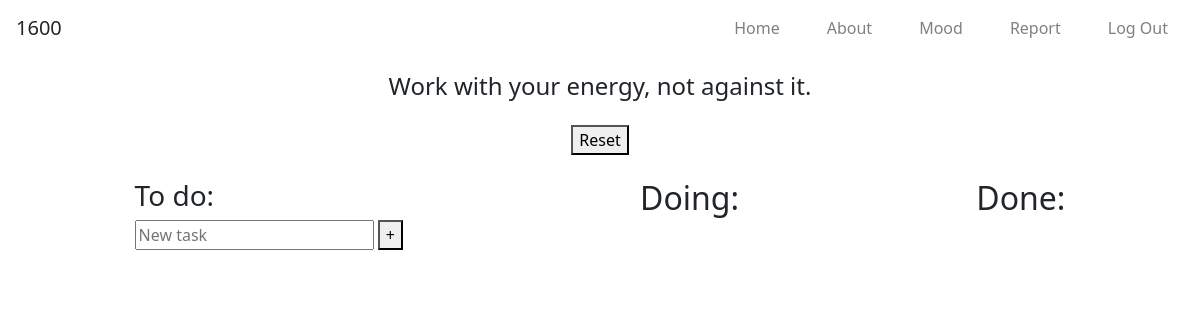
Page / (signed in) on the earlier database version.
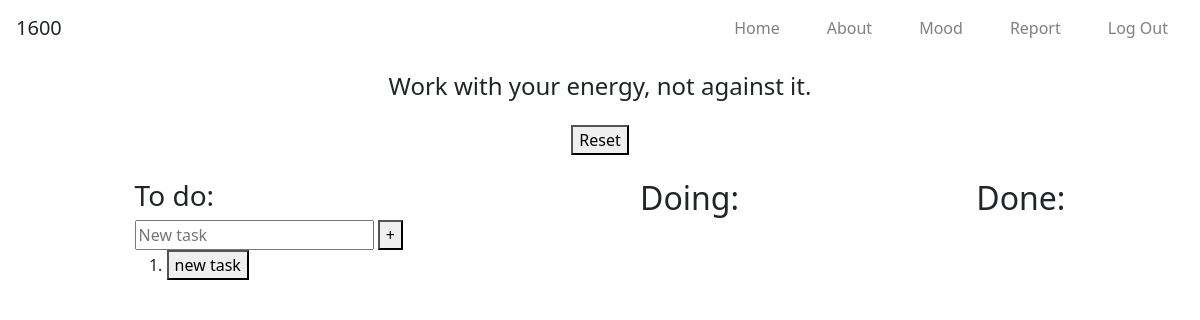
Same page on the later database version.
### tables this page shows
CREATE TABLE users
                (id INTEGER PRIMARY KEY AUTOINCREMENT,
                points INTEGER DEFAULT 0,
                username TEXT UNIQUE NOT NULL,
                password TEXT NOT NULL);

CREATE TABLE tasks
                (id INTEGER PRIMARY KEY AUTOINCREMENT,
                status TEXT NOT NULL,
                timestamp DATETIME DEFAULT CURRENT_TIMESTAMP,
                task TEXT NOT NULL,
                user_id INTEGER REFERENCES users(id));

### app.py (the view, shortened to what this page needs)
@app.route("/", methods=["GET", "POST"])
@login_required
def index():
    if request.method == "GET":
        conn = get_db()
        cursor = conn.cursor()
        cursor.execute("SELECT task FROM tasks WHERE status = 'to do' AND user_id = ?", (session["user_id"], ))
        tasks = cursor.fetchall()
        cursor.execute("SELECT task FROM tasks WHERE status = 'doing' AND user_id = ?", (session["user_id"], ))
        doing = cursor.fetchall()
        cursor.execute("SELECT task FROM tasks WHERE status = 'done' AND user_id = ?", (session["user_id"], ))
        done = cursor.fetchall()
        cursor.execute("SELECT quote FROM quotes ORDER BY RANDOM() LIMIT 1")
        quote = cursor.fetchone()[0]
        conn.commit()
        conn.close()
        return render_template("index.html", tasks=tasks, doing=doing, done=done, quote=quote )

### app.py (called while the page is built)
def login_required(f):
    @wraps(f)
    def wrapper(*args, **kwargs):
        if session.get("user_id") is None:
            return redirect("/login")
        return f(*args, **kwargs)
    return wrapper

def get_db():
    return sqlite3.connect('database.db')

def get_points():
    conn = get_db()
    cursor = conn.cursor()
    cursor.execute("SELECT points FROM users WHERE id = ?", (session["user_id"], ))
    row = cursor.fetchone()
    if row is None:
        return 0
    return row[0]

@app.context_processor
def inject_points():
    if "user_id" in session:
        points = get_points()
    else:
        points = 0
    return dict(points=points)

### templates/index.html (shortened to what this page needs)
{% extends "layout.html" %}
{% block main %}
<div id="quote">
     <h4> {{ quote }} </h4>
</div>
<form id="reset" action="/" method="post">
  <button name="reset" type="submit" value="1"> Reset </button>
</form>
<div id="tasks">
    <div>
      <h3> To do: </h3>
      <form action="/" method="post">
        <input autocomplete="off" autofocus type="text" name="task" placeholder="New task">
        <button type="submit">+</button>
      </form>
      <form action="/" method="post">
        <ol id="to_do">
          {% for task in tasks %}
            <li>
              <button name="btn_to_do" value="{{ task[0] }}">
                {{ task[0] }}
              </button>
            </li>
          {% endfor %}
        </ol>
    </div>
    <div>
      <h2>Doing:</h2>
    </div>
    <div>
      <h2>Done:</h2>
    </div>
</div>
{% endblock %}

### templates/layout.html (shortened to what this page needs)
<!DOCTYPE html>
<html lang="en">
<head>
  <link href="https://cdn.jsdelivr.net/npm/bootstrap@5.3.8/dist/css/bootstrap.min.css" rel="stylesheet">
  <link rel="stylesheet" href="{{ url_for('static', filename='style.css') }}">
</head>
<body>
  <header>
    <div>
      <h5> {{ points }} </h5>
    </div>
    <nav>
      <ul>
        <li><a href="/">Home</a></li>
        <li><a href="/about">About</a></li>
        <li><a href="/mood">Mood</a></li>
        <li><a href="/report">Report</a></li>
        <li><a href="/logout">Log Out</a></li>
      </ul>
    </nav>
  </header>
  <main>
    {% block main %}{% endblock %}
  </main>
</body>
</html>

### static/style.css (style rules this page uses)
#tasks { display: flex; justify-content: space-around; padding: 16px; }
header { display: flex; justify-content: space-between; padding: 16px; }
nav ul { list-style-type: none; display: flex; gap: 15px; }
nav a { text-decoration: none; color: grey; padding: 16px; }
#quote { display: flex; justify-content: center; align-items: center; margin-bottom: 16px; }
#reset { display: flex; justify-content: center; align-items: center; margin-bottom: 8px; }

Differences in the rows shown:
added tasks: task "new task"
